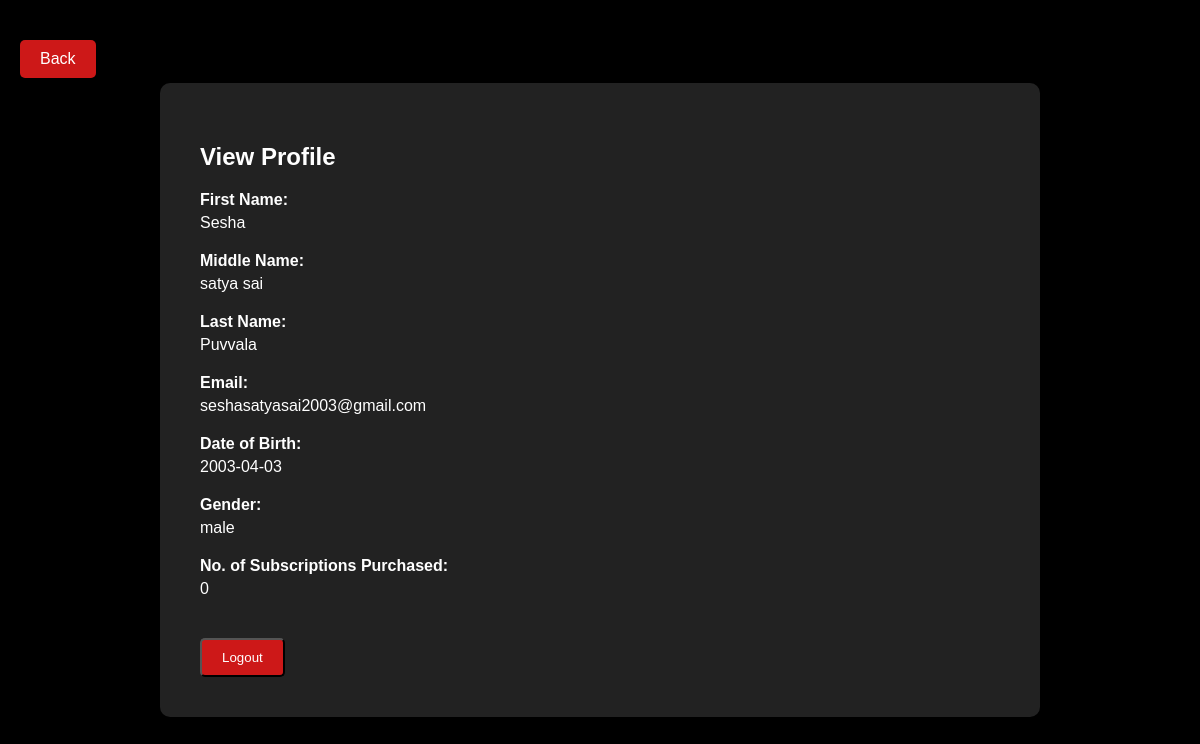
The app's page /profile.php (signed in) with its own data.
### tables this page shows
CREATE TABLE `users` (
  `id` int(11) NOT NULL,
  `first_name` varchar(50) NOT NULL,
  `middle_name` varchar(50) DEFAULT NULL,
  `last_name` varchar(50) NOT NULL,
  `email` varchar(100) NOT NULL,
  `dob` date NOT NULL,
  `gender` enum('male','female','other') NOT NULL,
  `password` varchar(255) NOT NULL,
  `subscriptions` int(11) DEFAULT 0
);

### profile.php (the view, shortened to what this page needs)
<?php
$servername = "localhost";
$username = "root";
$password = "";
$dbname = "streamsmart";
$conn = new mysqli($servername, $username, $password, $dbname);
$user_id = $_SESSION['user_id'];
$sql = "SELECT first_name, middle_name, last_name, email, dob, gender, subscriptions FROM users WHERE id = '$user_id'";
$result = $conn->query($sql);
if ($result->num_rows > 0) {
    $user = $result->fetch_assoc();
} else {
    header("Location: logout.php");
    exit;
}
?>
<!DOCTYPE html>
<html lang="en">
<head>
    <link rel="stylesheet" href="styles.css">
</head>
<body>
    <?php if ($user_id == 1): ?>
        <a href="admin_home.php" class="back-button">Back</a>
    <?php else: ?>
        <a href="home.php" class="back-button">Back</a>
    <?php endif; ?>
    <div class="profile-container">
        <h2>View Profile</h2>
        <div>
            <label for="first-name">First Name:</label>
            <span id="first-name"><?php echo htmlspecialchars($user['first_name']); ?></span>
        </div>
        <div>
            <label for="middle-name">Middle Name:</label>
            <span id="middle-name"><?php echo htmlspecialchars($user['middle_name']); ?></span>
        </div>
        <div>
            <label for="last-name">Last Name:</label>
            <span id="last-name"><?php echo htmlspecialchars($user['last_name']); ?></span>
        </div>
        <div>
            <label for="email">Email:</label>
            <span id="email"><?php echo htmlspecialchars($user['email']); ?></span>
        </div>
        <div>
            <label for="dob">Date of Birth:</label>
            <span id="dob"><?php echo htmlspecialchars($user['dob']); ?></span>
        </div>
        <div>
            <label for="gender">Gender:</label>
            <span id="gender"><?php echo htmlspecialchars($user['gender']); ?></span>
        </div>
        <div>
            <label for="subscriptions">No. of Subscriptions Purchased:</label>
            <span id="subscriptions"><?php echo htmlspecialchars($user['subscriptions']); ?></span>
        </div>
        <form action="logout.php" method="post">
            <button type="submit" class="logout-button">Logout</button>
        </form>
    </div>
</body>
</html>

### styles.css (style rules this page uses)
body { font-family: Arial, sans-serif; margin: 0; padding: 0; box-sizing: border-box; background-color: #000; color: #fff; }

### profile.php (style rules this page uses)
body { display: flex; justify-content: center; align-items: center; height: 100vh; margin: 0; background-color: #000; color: #fff; }
.profile-container { width: 80%; max-width: 800px; padding: 40px; background-color: #222; border-radius: 10px; position: relative; }
.profile-container div { margin-bottom: 20px; }
.profile-container label { font-weight: bold; }
.profile-container span { display: block; margin-top: 5px; }
.back-button { display: inline-block; padding: 10px 20px; margin-top: 20px; background-color: #CD1818; color: #fff; text-decoration: none; border-radius: 5px; transition: background-color 0.3s; position: absolute; top: 20px; left: 20px; }
.logout-button { display: inline-block; padding: 10px 20px; margin-top: 20px; background-color: #CD1818; color: #fff; text-decoration: none; border-radius: 5px; transition: background-color 0.3s; }

### records on screen
users: first_name "Sesha", middle_name "satya sai", last_name "Puvvala", email "seshasatyasai2003@gmail.com", dob "2003-04-03", gender "male", subscriptions "0"
